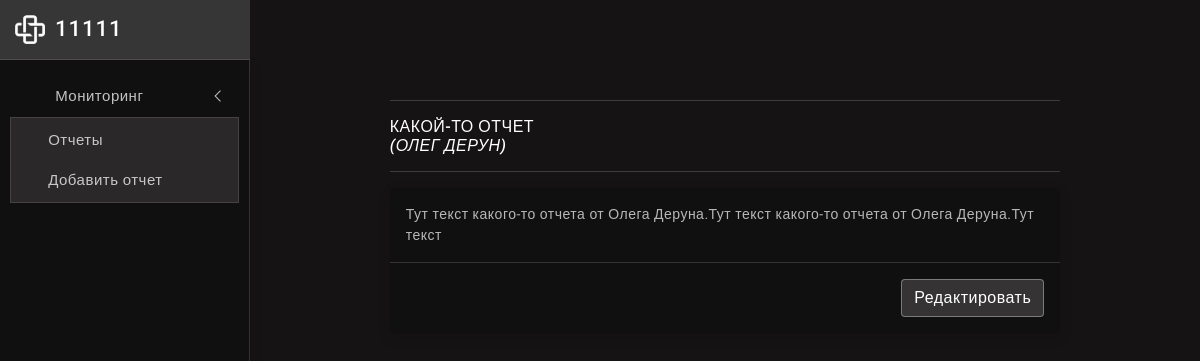
Before: /note/1/ with the older database file.
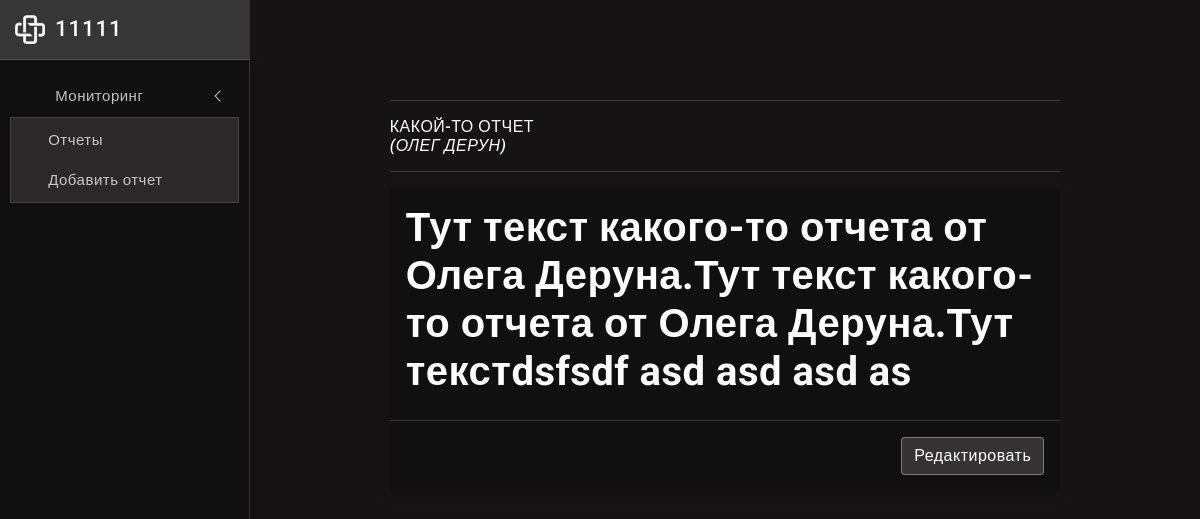
After: the same page with the newer database file.
### notes/models.py (models this page shows, shortened)
class Note(models.Model):
    title = models.CharField("Заголовок", max_length=100)
    user = models.ForeignKey('NoteAuthor', on_delete=models.SET_NULL, null=True, verbose_name='Пользователь')
    created = models.DateField("Создана", auto_now=True)
    status = models.BooleanField("Закрыто?", default=False)
    textarea = HTMLField("Поле для отчета", max_length=2000)
    class Meta:
        verbose_name = 'Отчет'
        verbose_name_plural = 'Отчеты'

class NoteAuthor(models.Model):
    name = models.CharField("Имя", max_length=20)
    surname = models.CharField("Фамилия", max_length=20)
    post = models.CharField(max_length=1, choices=POST_CHOICES, default="Оператор", verbose_name="Должность")
    class Meta:
        verbose_name = 'Пользователь'
        verbose_name_plural = 'Пользователи'
    def __str__(self):
        return '{0} {1}'.format (self.name, self.surname)

### notes/views.py (the view)
# urls.py: path('note/<int:pk>/', views.NoteDetailView.as_view(), name='note-detail'),
class NoteDetailView(generic.DetailView):
    model = Note

### templates/notes/note_detail.html
{% extends 'notes/layout.html' %}
{% block content %}
<div class="page-wrapper">
  <div class="page-content">
    <div class="row">
      <div class="col-xl-9 mx-auto">
        <hr>
        <h6 class="mb-0 text-uppercase">{{ note.title }}<p><em>({{ note.user }})</em></p>
        </h6>
        <hr />
        <div class="card">
          <div class="card-body">
            {{ note.textarea|safe }}
          </div>
          <div class="modal-footer">
            <button type="button" class="btn btn-light"><a
                href="{% url 'note-edit' note.id %}">Редактировать</a></button>
          </div>
        </div>
      </div>
    </div>
  </div>
</div>
{% endblock content %}

Changed rows visible on the page:
changed Note "КАКОЙ-ТО ОТЧЕТ": textarea "Тут текст какого-то отчета от Олега Деруна.Тут текст какого-то отчета от Олега Деруна.Тут текст" → "Тут текст какого-то отчета от Олега Деруна.Тут текст какого-то отчета от Олега Деруна.Тут текстdsfsdf asd asd asd as"
